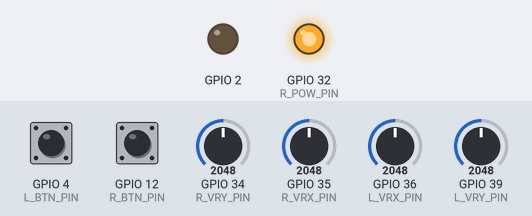
Bench run of a program on a simulated ESP32. On the bench: output pins drawn as LEDs (lit = HIGH). The test bench sets the inputs (shaded band); at power-on: GPIO 4 (L_BTN_PIN) HIGH, GPIO 12 (R_BTN_PIN) HIGH, GPIO 34 (R_VRY_PIN) = 2048, GPIO 35 (R_VRX_PIN) = 2048, GPIO 36 (L_VRX_PIN) = 2048, GPIO 39 (L_VRY_PIN) = 2048. What the program prints to the serial monitor is not drawn.

Above: at 1.2 s.
1.3 s: GPIO 4 (L_BTN_PIN) pulled LOW for 0.15 s
At 2.5 s:
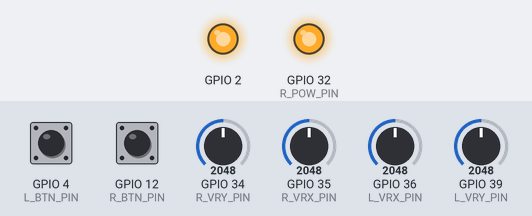
2.9 s: GPIO 4 (L_BTN_PIN) pulled LOW for 1 s
At 3.9 s:
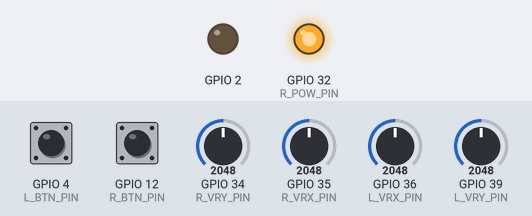
5.4 s: GPIO 4 (L_BTN_PIN) pulled LOW for 3.2 s
At 5.7 s:
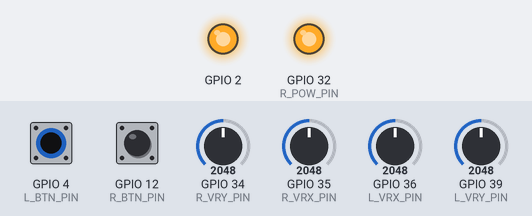
Timing chart, 0 to 8.4 s (numbered marks = the images above; inputs shaded):
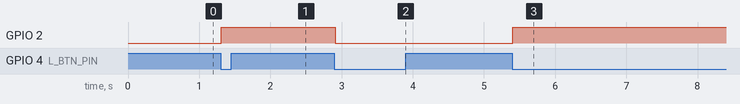

Measured:
- after the input at 1.3 s, GPIO 2: LOW → HIGH at once
- after the input at 2.9 s, GPIO 2: HIGH → LOW at once
- after the input at 5.4 s, GPIO 2: LOW → HIGH at once

The program:

main.cpp
```cpp
#include <Arduino.h>
#include "main.h"
#include "remote.h"
#include "coms.h"

Remote remote_data;
PID pid_data;
IncomingData incoming;

void setup()
{
  Serial.begin(115200);
  Serial.println("setup");

  setup_wifi();
  setup_remote();
  pinMode(2, OUTPUT);
  pid_data = {0.05, 0.0, 0.01}; // 0.06, 0, 0.02
}

float i = 0;
void loop()
{
  i += 0.1;
  read_remote();

  // Set Onboard LED
  digitalWrite(2, remote_data.left_button);

  send_data(pid_data);

  // Print log
  Serial.print("loop");
  Serial.println(i);

  // Plot a sinus
  Serial.print(">pitch:");
  Serial.println(incoming.imu.pitch);
  Serial.print(">roll:");
  Serial.println(incoming.imu.roll);
  Serial.print(">yaw:");
  Serial.println(incoming.imu.yaw);
  Serial.print(">cBat:");
  Serial.println(incoming.battery.cBat);
  Serial.print(">lowestBat:");
  Serial.println(incoming.battery.lowestBat);
  Serial.print(">gThrust:");
  Serial.println(incoming.global_thrust);
  Serial.print(">left:");
  Serial.println(incoming.thrust.left);
  Serial.print(">right:");
  Serial.println(incoming.thrust.right);
  Serial.print(">front:");
  Serial.println(incoming.thrust.front);
  Serial.print(">back:");
  Serial.println(incoming.thrust.back);
}
```

coms.cpp
```cpp
#include <Arduino.h>
#include <coms.h>
#include <main.h>

#include <esp_now.h>
#include <WiFi.h>

uint8_t broadcastAddress[] = {0xA0, 0xA3, 0xB3, 0xAA, 0x6C, 0xA8};

esp_now_peer_info_t peerInfo;

struct SendData
{
    Remote remote_data;
    PID pid_data;
};

void OnDataRecv(const uint8_t *mac, const uint8_t *incomingData, int len)
{
    memcpy(&incoming, incomingData, sizeof(incoming));
}

void setup_wifi()
{
    WiFi.mode(WIFI_STA);

    // Init ESP-NOW
    if (esp_now_init() != ESP_OK)
    {
        Serial.println("Error initializing ESP-NOW");
        return;
    }
    esp_now_register_recv_cb(OnDataRecv);
    // Register peer
    memcpy(peerInfo.peer_addr, broadcastAddress, 6);
    peerInfo.channel = 0;
    peerInfo.encrypt = false;
    // Add peer
    if (esp_now_add_peer(&peerInfo) != ESP_OK)
    {
        Serial.println("Failed to add peer");
        return;
    }
};

void send_data(PID pid_data)
{
    SendData send_data = {remote_data, pid_data};
    esp_err_t result = esp_now_send(broadcastAddress, (uint8_t *)&send_data, sizeof(send_data));
};
```

coms.h
```cpp
#ifndef COMS_H
#define COMS_H
#include "main.h"

void setup_wifi();
void send_data(PID pid_data);

#endif
```

main.h
```cpp
#include <Arduino.h>

#ifndef MAIN_H
#define MAIN_H

struct Joystick
{
    float x;
    float y;
};

struct Remote
{
    Joystick left;
    Joystick right;
    bool left_button;
    bool right_button;
};

struct PID
{
    float p;
    float i;
    float d;
};

struct IMU
{
    float pitch;
    float roll;
    float yaw;
};

struct Battery
{
    float lowestBat;
    float cBat;
    float vBat1;
    float vBat2;
    float vBat3;
};

struct Thrust
{
    float left;
    float right;
    float front;
    float back;
};

struct IncomingData
{
    Battery battery;
    IMU imu;
    float global_thrust;
    Thrust thrust;
};

extern float min_bat_v;
extern float bat_c;
extern float roll;
extern Remote remote_data;
extern IncomingData incoming;

#endif
```

remote.cpp
```cpp
#include <Arduino.h>
#include <remote.h>

const int L_VRY_PIN = A3;
const int L_VRX_PIN = A0;
const int R_VRY_PIN = A6;
const int R_VRX_PIN = A7;
const int R_POW_PIN = 32;
const int L_BTN_PIN = 4;
const int R_BTN_PIN = 12;

void setup_remote()
{
    pinMode(L_VRX_PIN, INPUT);
    pinMode(L_VRY_PIN, INPUT);
    pinMode(R_POW_PIN, OUTPUT);
    digitalWrite(R_POW_PIN, HIGH);
    pinMode(R_VRX_PIN, INPUT);
    pinMode(R_VRY_PIN, INPUT);
    pinMode(L_BTN_PIN, INPUT);
    pinMode(R_BTN_PIN, INPUT);
}

float calibrate_joystick_axis(float value, float positive_factor, float negative_factor)
{
    if (value < 0.01 && value > -0.01)
        value = 0;
    else
    {
        if (value > 0)
            value = value * positive_factor;
        else
            value = value * negative_factor;
    }
    return min(max(float(-1.0), value), float(1.0));
}

float sigmoiding(float value)
{
    const float K = 0.5; // Can be between 0 & < 1
    return (value * sqrt(1 - K)) / sqrt(1 - K * value * value);
}

int left_btn_val;
int right_btn_val;

int prev_left_btn_val = 0;
int prev_right_btn_val = 0;

void read_remote()
{
    // Read Buttons
    left_btn_val = digitalRead(L_BTN_PIN);
    right_btn_val = digitalRead(R_BTN_PIN);

    if (prev_left_btn_val == 1 && left_btn_val == 0)
    {
        remote_data.left_button = !remote_data.left_button;
    }
    if (prev_right_btn_val == 1 && right_btn_val == 0)
    {
        remote_data.right_button = !remote_data.right_button;
    }

    prev_left_btn_val = left_btn_val;
    prev_right_btn_val = right_btn_val;

    // LEFT X-Axis
    int l_x_v = analogRead(L_VRX_PIN);
    float l_x = -(l_x_v / 4095.0 - 0.445);
    l_x = calibrate_joystick_axis(l_x, 2.245, 1.81);
    l_x = sigmoiding(l_x);

    // LEFT Y-Axis
    int l_y_v = analogRead(L_VRY_PIN);
    float l_y = (l_y_v / 4095.0 - 0.445);
    l_y = calibrate_joystick_axis(l_y, 1.795, 2.24);
    l_y = sigmoiding(l_y);

    // RIGTH Y-Axis
    int r_x_v = analogRead(R_VRX_PIN);
    float r_x = r_x_v / 4095.0 - 0.45;
    r_x = calibrate_joystick_axis(r_x, 1.818, 2.222);
    r_x = sigmoiding(r_x);

    // RIGHT Y-Axis
    int r_y_v = analogRead(R_VRY_PIN);
    float r_y = -(r_y_v / 4095.0 - 0.44);
    r_y = calibrate_joystick_axis(r_y, 2.272, 1.785);
    r_y = sigmoiding(r_y);

    Joystick left = {l_x, l_y};
    Joystick right = {r_x, r_y};

    remote_data.left = left;
    remote_data.right = right;
}
```

remote.h
```cpp
#ifndef REMOTE_H
#define REMOTE_H
#include "main.h"

void setup_remote();
void read_remote();

#endif
```
